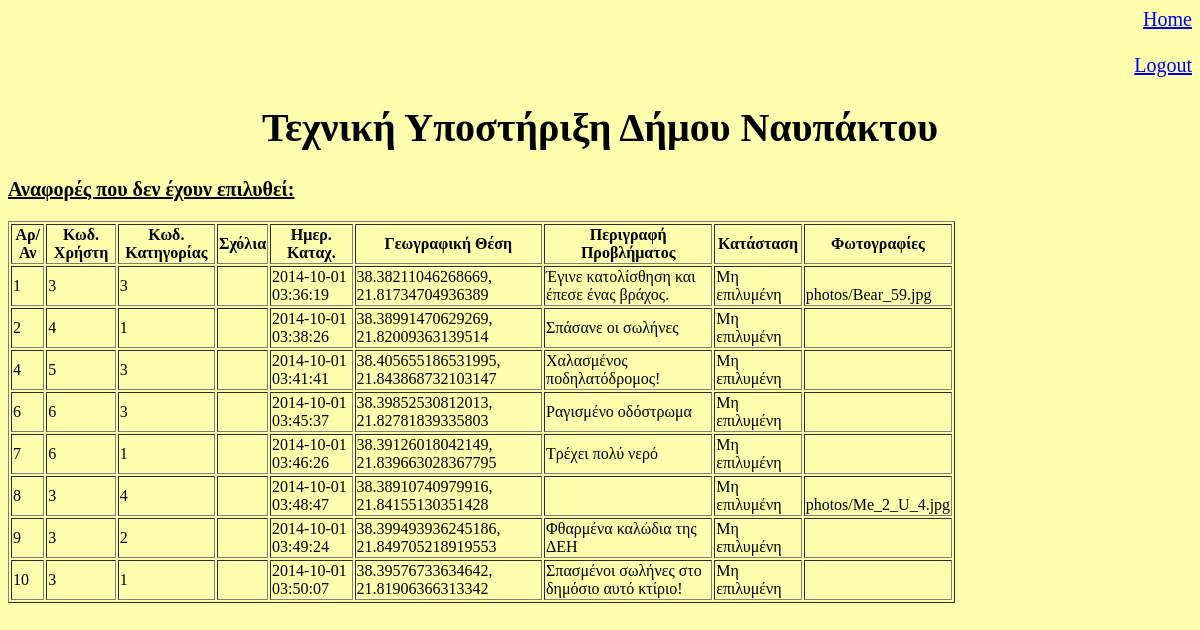
The page /rep.php on the database its author committed.
### tables this page shows
CREATE TABLE IF NOT EXISTS `report` (
  `state` enum('s','u') NOT NULL DEFAULT 'u',
  `gps` varchar(100) NOT NULL,
  `r_id` int(11) NOT NULL AUTO_INCREMENT,
  `r_description` mediumtext NOT NULL,
  `reg_date` datetime NOT NULL,
  `solv_date` datetime DEFAULT NULL,
  `solved_time` float DEFAULT NULL,
  `a_comments` text,
  `us_id` int(11) NOT NULL,
  `ad_id` int(11) NOT NULL,
  `categ_id` int(11) NOT NULL,
  PRIMARY KEY (`r_id`),
  KEY `rep_us` (`us_id`),
  KEY `rep_adm` (`ad_id`),
  KEY `cat` (`categ_id`)
);

CREATE TABLE IF NOT EXISTS `images` (
  `rep_id` int(11) NOT NULL,
  `photo` varchar(255) NOT NULL DEFAULT '',
  PRIMARY KEY (`rep_id`,`photo`)
);

### rep.php (the view, shortened to what this page needs)
<!DOCTYPE HTML>
<?php
$a_id=$_SESSION['id'];
?>
<html>
<head><meta charset="utf8"/>
<link href="rep.css" rel="stylesheet">
</head>
<body>
<div class="links">
<a href="logged_in.php">Home</a><br>
<?php
	echo '<a href="login.php">'.$_SESSION['username'].'</a><br>';
?>
<a href="logout.php">Logout</a>
</div>
<h1>Τεχνική Υποστήριξη Δήμου Ναυπάκτου</h1>
<?php
$db_host="localhost";
$db_username="root";
$db_password="";
$con=mysql_connect("$db_host","$db_username","$db_password") or die("Couldn't connect to MySQL");
?>
<p>Αναφορές που δεν έχουν επιλυθεί:</p>
<?php
	$qry1= " SELECT * FROM report WHERE state='u' ";
	$result1=mysql_query($qry1,$con);
	echo '<div class="reports">';
	echo '<table border="1" width="80%" align="left">';
	echo '<tr>';
	echo '<th>Αρ/Αν</th>';
	echo '<th>Κωδ. Χρήστη</th>';
	echo '<th>Κωδ. Κατηγορίας</th>';
	echo '<th>Σχόλια</th>';
	echo '<th>Ημερ. Καταχ.</th>';
	echo '<th>Γεωγραφική Θέση</th>';
	echo '<th>Περιγραφή Προβλήματος</th>';
	echo '<th>Κατάσταση</th>';
	echo '<th>Φωτογραφίες</th>';
	echo '</tr>';
	while ($row1=mysql_fetch_array($result1,MYSQL_ASSOC)){
		echo '<tr>';
		echo '<td>'.$row1['r_id'].'</td>';
		echo '<td>'.$row1['us_id'].'</td>';
		echo '<td>'.$row1['categ_id'].'</td>';
		echo '<td id="a_comments:'.$row1['r_id'].':'.$a_id.'" contenteditable="true">'.$row1['a_comments'].'</td>';
		echo '<td>'.$row1['reg_date'].'</td>';
		echo '<td>'.$row1['gps'].'</td>';
		echo '<td>'.$row1['r_description'].'</td>';
		echo '<td id="state:'.$row1['r_id'].':'.$a_id.'" contenteditable="true">';
		($row1['state']== 'u') ? print("Μη επιλυμένη") : print("Επιλυμένη");
		echo '</td>';
		$rid=$row1['r_id'];
		$qr="SELECT * FROM images WHERE rep_id='$rid' ";
		$resu=mysql_query($qr,$con);
		$pht=" ";
		while($rows=mysql_fetch_array($resu,MYSQL_ASSOC)){
			$pht=$pht.'<br>'.$rows['photo'];
		}
		echo '<td>'.$pht.'</td>';
	}
	echo '</table>';
	echo '</div>';
?>
</body>
</html>

### rep.css (style rules this page uses)
body { background-color: #fdffaf; }
h1 { font-family: "Times New Roman",fantasy; font-weight: bold; font-size: 40px; text-align:center; }
.links { text-align: right; font-size: 20px; }
p { font-family: "Times New Roman", fantasy; font-size: 20px; font-weight: bold; text-decoration: underline; }

### rows shown on the page
report: r_id "1", us "3", categ "3", reg_date "2014-10-01 03:36:19", gps "38.38211046268669, 21.81734704936389", r_description "Έγινε κατολίσθηση και έπεσε ένας βράχος.", images.photo "photos/Bear_59.jpg"
report: r_id "2", us "4", categ "1", reg_date "2014-10-01 03:38:26", gps "38.38991470629269, 21.82009363139514", r_description "Σπάσανε οι σωλήνες"
report: r_id "4", us "5", categ "3", reg_date "2014-10-01 03:41:41", gps "38.405655186531995, 21.843868732103147", r_description "Χαλασμένος ποδηλατόδρομος!"
report: r_id "6", us "6", categ "3", reg_date "2014-10-01 03:45:37", gps "38.39852530812013, 21.82781839335803", r_description "Ραγισμένο οδόστρωμα"
report: r_id "7", us "6", categ "1", reg_date "2014-10-01 03:46:26", gps "38.39126018042149, 21.839663028367795", r_description "Τρέχει πολύ νερό"
report: r_id "8", us "3", categ "4", reg_date "2014-10-01 03:48:47", gps "38.38910740979916, 21.84155130351428", images.photo "photos/Me_2_U_4.jpg"
report: r_id "9", us "3", categ "2", reg_date "2014-10-01 03:49:24", gps "38.399493936245186, 21.849705218919553", r_description "Φθαρμένα καλώδια της ΔΕΗ"
report: r_id "10", us "3", categ "1", reg_date "2014-10-01 03:50:07", gps "38.39576733634642, 21.81906366313342", r_description "Σπασμένοι σωλήνες στο δημόσιο αυτό κτίριο!"
